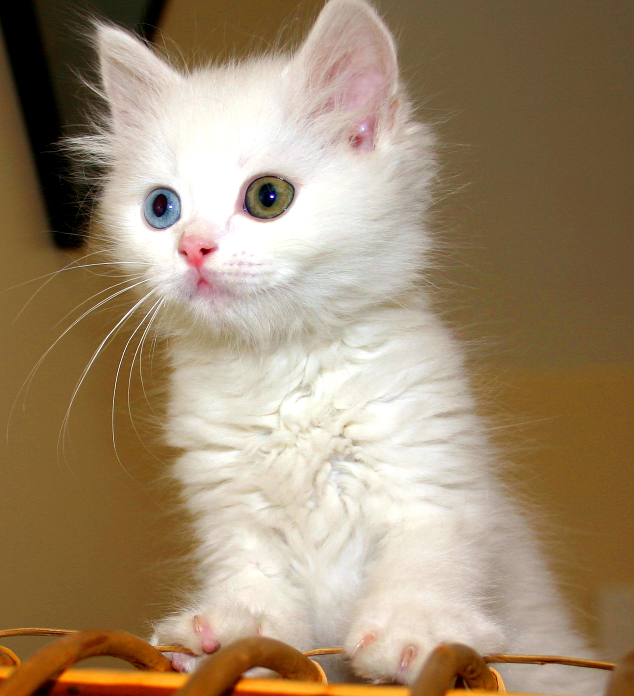
#> input picture 03_Algebra_y_metodos_numericos_con_python/Algebra_students/Turkish_Van_Cat.jpg, 1268 x 1392 px (shown at 1/2 size)
$ jupyter execute --allow-errors 001_Scientific_computing_with_Python_clean.ipynb   (shell and % lines are left out)   (older library calls are emulated)
#> lines starting #> are read from the running program, lines starting #| are printed output that depends on the picture
# Numpy
**Numpy** is the core library for scientific computing in Python. It provides a high-performance multidimensional array object, and tools for working with these arrays. If you are already familiar with MATLAB, you might find Numpy very similar.

[cell 1]
import numpy as np

## Arrays

A **numpy array** is a grid of values, all of the same type, and is indexed by a tuple of nonnegative integers. The number of dimensions is the rank of the array; the shape of an array is a tuple of integers giving the size of the array along each dimension.

We can initialize numpy arrays from nested Python lists, and access elements using square brackets:

[cell 2]
a = np.array([1, 2, 3])   # Create a rank 1 array -> CONVERTIMOS DE LISTA A ARRAY
print(type(a))            # Prints "<class 'numpy.ndarray'>" -> LA CLASE HA CAMBIADO
print(a.shape)            # Prints "(3,)" -> NOS INDICA Q ES UN VECTOR CON TRES CASILLAS/POSICIONES
print(a[0], a[1], a[2])   # Prints "1 2 3"

[cell 3]
a[0] = 5       # Change an element of the array -> PODEMOS MODIFICAR EL ARRAY
print(a)                  # Prints "[5, 2, 3]"

[cell 4]
b = np.array([[1,2,3],[4,5,6]])    # Create a rank 2 array -> ARRAY DE DIMENSION 2, OJO TODO VA DENTRO DE CORCHETES, ES UNA LISTA DE LISTA POR ESO ES DE DIMENSION 2
print(b.shape)                     # Prints "(2, 3)" -> 2 FILAS 3 COLUMNAS, SIEMPRE ESE ORDEN
print(b[0, 0], b[0, 1], b[1, 0])   # Prints "1 2 4" -> VEMOS COMO ACCEDEMOS A CADA POSICION

[cell 5]
b

Some useful functions to create arrays:

[cell 6]
a = np.zeros((2,2))   # Create an array of all zeros -> ASI PODEMOS CREAR ARRAYS INICIALIZANDO LA MATRIZ (CON CEROS)
print(a)              # Prints "[[ 0.  0.]
                      #          [ 0.  0.]]"

[cell 7]
b = np.ones((2,2))    # Create an array of all ones -> IGUAL PERO CON UNOS
print(b)              # Prints "[[ 1.  1.]
                      #          [ 1.  1.]]"

[cell 8]
cte = 3
c = np.full((2,2), cte)  # Create a constant array
print(c)                 # Prints "[[ 1.  1.]
                         #          [ 1.  1.]]"

[cell 9]
3*np.ones((2,2))

[cell 10]
d = np.eye(2)         # Create a 2x2 identity matrix -> CON EL DOS INDICAMOS LA DIMENSION DE LA MATRIZ INDENTIDAD(ES POR LA QUE SI MULTIPLICAMOS UNA MATRIZ EL RESULTADO ES LA MISMA MATRIZ)
print(d)              # Prints "[[ 1.  0.]
                      #          [ 0.  1.]]"

[cell 11]
e = np.random.random((2,2))  # Create an array filled with random values
print(e)                     # Might print anything of that shape

[cell 12]
f = np.random.randn(5)  # Difference w.r.t random.random?
print(f)                     #

[cell 13]
#LA DIFERENCIA ENTRE UNA Y OTRA ESQUE RANDOM DISTRIBUYE VALORES UNIFORMES  Y RANDN DISTRIBUYE VALORES NORMALES

#> (a cell that did not finish here is left out)

#### Exercise

Create a sample of points that follow the equation $Y = AX + B$, where A = 2.5 and B = 20.

Plot it as either a cloud of points or a line.

[cell 15]
import matplotlib.pyplot as plt

[cell 16]
A = 2.5
B = 20
x = np.array([0,1,-1,2,-2])
y = A * x + B
plt.scatter(x,y)
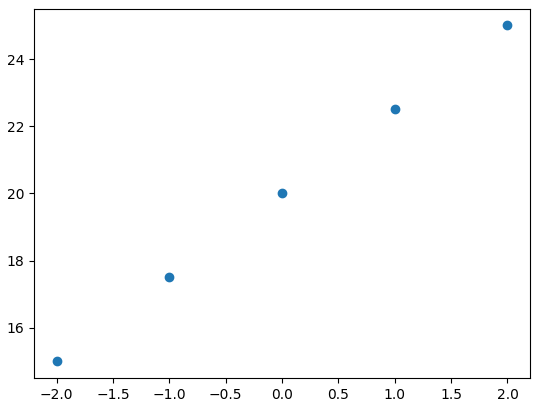
#> figure drawn by matplotlib, 1 panel

[cell 17]
plt.scatter(x,y, marker='x', color='red')
plt.grid(True) #Me añade una cuadricula en el grafico
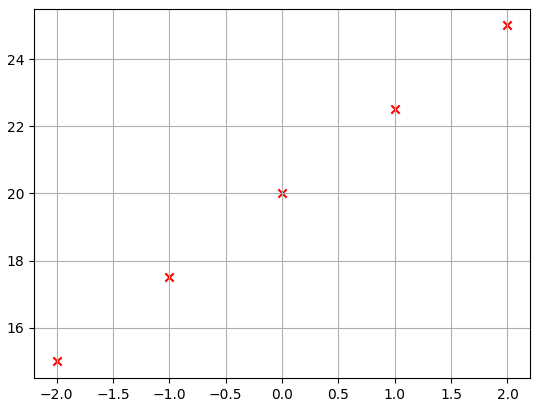
#> figure drawn by matplotlib, 1 panel

[cell 18]
plt.plot(x,y,'b-o') #ME UNE LOS PUNTOS SEGUN LOS "ENCUENTRA" -> SE NOTA MAS SI LA ECUACION NO ES UNA LINEA

### Array indexing

Numpy offers several ways to index into arrays.

Slicing: Similar to Python lists, numpy arrays can be sliced. Since arrays may be multidimensional, you must specify a slice for each dimension of the array:

[cell 19]
# Create the following rank 2 array with shape (3, 4)
# [[ 1  2  3  4]
#  [ 5  6  7  8]
#  [ 9 10 11 12]]
a = np.array([[1,2,3,4], [5,6,7,8], [9,10,11,12]])

# Use slicing to pull out the subarray consisting of the first 2 rows
# and columns 1 and 2; b is the following array of shape (2, 2):
# [[2 3]
#  [6 7]]
b = a[:2, 1:3] # FILAS DESDE LA CERO A LA DOS, Y COLUMNAS DE LA UNO A LA 3

[cell 20]
lista = [1,2,3,4]
lista[:2]

[cell 21]
lista[1:3]

[cell 22]
a

[cell 23]
b

[cell 24]
# A slice of an array is a view into the same data, so modifying it
# will modify the original array.
print(a[0, 1])   # Prints "2"

[cell 25]
b[0, 0] = 77     # b[0, 0] is the same piece of data as a[0, 1]
print(a[0, 1])   # Prints "77"

[cell 26]
# LO IMPORTANTE DE ESTO ES, COMO B DEPENDE DE A, SI MODIFICO B TAMBN MODIFICO A

You can avoid this behavior, with .copy():

[cell 27]
a = np.array([[1,2,3,4], [5,6,7,8], [9,10,11,12]])
b = a[:2, 1:3].copy()
print(a[0, 1])   # Prints "2"
b[0, 0] = 77     # b[0, 0] is not the same piece of data as a[0, 1] anymore!
print(a[0, 1])   # Prints "2"

### More about slicing

[cell 28]
# Create the following rank 2 array with shape (3, 4)
# [[ 1  2  3  4]
#  [ 5  6  7  8]
#  [ 9 10 11 12]]
a = np.array([[1,2,3,4], [5,6,7,8], [9,10,11,12]])

Two ways of accessing the data in the middle row of the array.
Mixing integer indexing with slices yields an array of lower rank,
while using only slices yields an array of the same rank as the
original array:

[cell 29]
row_r1 = a[1, :]    # Rank 1 view of the second row of a
row_r2 = a[1:2, :]  # Rank 2 view of the second row of a
print(row_r1, row_r1.shape)  # Prints "[5 6 7 8] (4,)"
print(row_r2, row_r2.shape)  # Prints "[[5 6 7 8]] (1, 4)"

[cell 30]
a[1,:]

We can make the same distinction when accessing columns of an array:

[cell 31]
col_r1 = a[:, 1]
col_r2 = a[:, 1:2]
print(col_r1, col_r1.shape)  # Prints "[ 2  6 10] (3,)"
print(col_r2, col_r2.shape)  # Prints "[[ 2]
                             #          [ 6]
                             #          [10]] (3, 1)"

### Boolean array indexing

**Boolean array indexing** lets you pick out arbitrary elements of an array. Frequently this type of indexing is used to select the elements of an array that satisfy some condition. Here is an example:

[cell 32]
a = np.array([[1,2], [3, 4], [5, 6]])

[cell 33]
a

[cell 34]
a>2

[cell 35]
# TAMBN PUEDO GUARDARLO EN UNA VARIABLE BOOLEANA

[cell 36]
bool_idx = (a > 2)   # Find the elements of a that are bigger than 2;
                     # this returns a numpy array of Booleans of the same
                     # shape as a, where each slot of bool_idx tells
                     # whether that element of a is > 2.

print(bool_idx)      # Prints "[[False False]
                     #          [ True  True]
                     #          [ True  True]]"

[cell 37]
a

We use boolean array indexing to construct a rank 1 array
consisting of the elements of a corresponding to the True values
of bool_idx

[cell 38]
print(a[bool_idx])  # Prints "[3 4 5 6]"

# We can do all of the above in a single concise statement:
print(a[a > 2])     # Prints "[3 4 5 6]"
#LA FORMA LA PERDEMOS, NOS DEVUELVE ALGO NUEVO, NO TIENE NADA QUE VER CON LA MATRIZ ANTERIOR

[cell 39]
kk = a[a > 2]
b = kk.reshape((2,2))

[cell 40]
b

### Datatypes

Every numpy array is a grid of elements of the same type. Numpy provides a large set of numeric datatypes that you can use to construct arrays. Numpy tries to guess a datatype when you create an array, but functions that construct arrays usually also include an optional argument to explicitly specify the datatype. Here is an example:

[cell 41]
x = np.array([1, 2])   # Let numpy choose the datatype
print(x.dtype)         # Prints "int64"

[cell 42]
x = np.array([1.0, 2.0])   # Let numpy choose the datatype
print(x.dtype)             # Prints "float64"

[cell 43]
x = np.array([1, 2], dtype=np.int64)   # Force a particular datatype
print(x.dtype)

[cell 44]
x = np.array([1, 2], dtype=np.complex)

[cell 45]
x

[cell 46]
x = np.array([1.0+1j, 2+1j])

[cell 47]
x

[cell 48]
np.array([1,3,2.5,1+1j]).dtype

## Array math

Basic mathematical functions operate elementwise on arrays, and are available both as operator overloads and as functions in the numpy module:

[cell 49]
x = np.array([[1,2],[3,4]], dtype=np.float64)# FORZAMOS QUE EL TIPO DE DATO DENTRO DEL ARRAY SEA FLOAT
y = np.array([[5,6],[7,8]], dtype=np.float64)

[cell 50]
x

[cell 51]
y

[cell 52]
# Elementwise sum; both produce the array
# [[ 6.0  8.0]
#  [10.0 12.0]]
print(x + y)
#print(np.add(x, y))

[cell 53]
# Elementwise difference; both produce the array
# [[-4.0 -4.0]
#  [-4.0 -4.0]]
print(x - y)
#print(np.subtract(x, y))

[cell 54]
# Elementwise product; both produce the array
# [[ 5.0 12.0]
#  [21.0 32.0]]
print(x * y)
#print(np.multiply(x, y))

[cell 55]
# Elementwise division; both produce the array
# [[ 0.2         0.33333333]
#  [ 0.42857143  0.5       ]]
print(x / y)
#print(np.divide(x, y))

[cell 56]
# Elementwise square root; produces the array
# [[ 1.          1.41421356]
#  [ 1.73205081  2.        ]]
print(np.sqrt(x))

Note that (unlike MATLAB), * is elementwise multiplication, not matrix multiplication.

We instead use the dot function to compute inner products of vectors, to multiply a vector by a matrix, and to multiply matrices. dot is available both as a function in the numpy module and as an instance method of array objects:

#> (a cell that did not finish here is left out)

[cell 58]
x = np.array([[1,2],[3,4]])
y = np.array([[5,6],[7,8]])

v = np.array([9,10])
w = np.array([11, 12])

[cell 59]
# Inner product of vectors; both produce 219
print(v.dot(w))
print(np.dot(v, w))

[cell 60]
# Matrix / vector product; both produce the rank 1 array [29 67]
print(x.dot(v))
print(np.dot(x, v))

[cell 61]
# Matrix / matrix product; both produce the rank 2 array
# [[19 22]
#  [43 50]]
print(x.dot(y))
print(np.dot(x, y))

Numpy provides many useful functions for performing computations on arrays; one of the most useful is **sum**:

[cell 62]
x = np.array([[1,2],[3,4]])

print(np.sum(x))  # Compute sum of all elements; prints "10"
print(np.sum(x, axis=0))  # Compute sum of each column; prints "[4 6]"
print(np.sum(x, axis=1))  # Compute sum of each row; prints "[3 7]"

[cell 63]
x

You can find the full list of mathematical functions provided by numpy in the [documentation](https://numpy.org/doc/stable/reference/routines.array-manipulation.html).

[cell 64]
print(x.cumsum())
print(x.cumprod())

Of course, we also have available many different mathematical functions like *cos,sin,exp,ln,log...*

#### Exercise

Represent the logistic, or sigmoid, function between -20 and 20. Remember its formula is:

$$\displaystyle S(x)={\frac {1}{1+e^{-x}}}={\frac {e^{x}}{e^{x}+1}}$$

_Hint_: you will need an X and a Y to plot against it.

_Hint_: check out the function np.exp

[cell 65]
limit1 = 20
npoints = 100
#ESTO ES IMPORTANTE POR QUE ES LA RESOLUCION -> RES = LIMIT1*2/(NPOINTS-1) -> ES LA DISTANCIA QUE HAY ENTRE CADA PUNTO DE MIS X
x = np.linspace(limit1,-limit1, npoints)
y = np.exp(x) /(np.exp(x) + 1)
plt.plot(x,y,'r-');
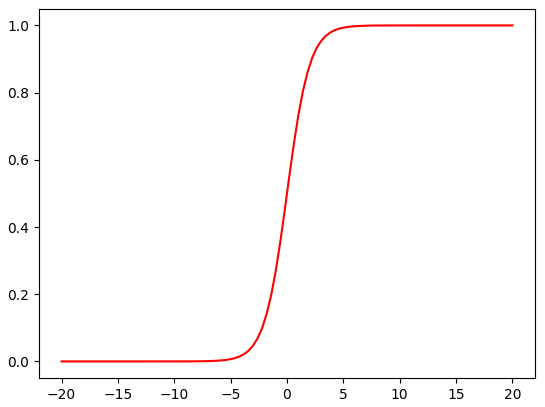
#> figure drawn by matplotlib, 1 panel

[cell 66]
#otra forma
lim_visual = 20
plt.plot(x,y,'r-');
plt.xlim([-lim_visual, lim_visual])
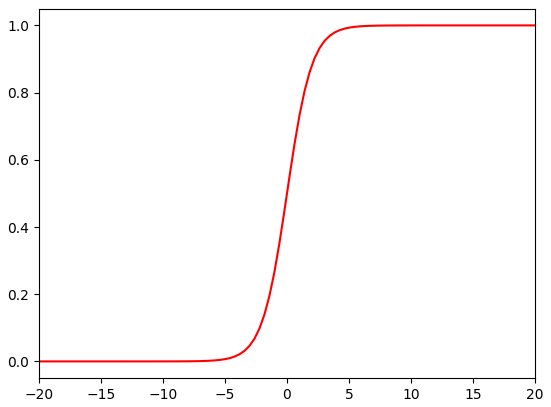
#> figure drawn by matplotlib, 1 panel

Apart from computing mathematical functions using arrays, we frequently need to reshape or otherwise manipulate data in arrays. The simplest example of this type of operation is transposing a matrix; to transpose a matrix, simply use the T attribute of an array object:

[cell 67]
x = np.array([[1,2], [3,4]])
print(x)    # Prints "[[1 2]
            #          [3 4]]"
print(x.T)  # Prints "[[1 3]
            #          [2 4]]"

[cell 68]
# Note that taking the transpose of a rank 1 array does nothing:
v = np.array([1,2,3])
print(v)    # Prints "[1 2 3]"
print(v.T)  # Prints "[1 2 3]"

[cell 69]
v = np.array([[1,2,3]])
print(v)    # Prints "[1 2 3]"
print(v.T)  # Prints "[1 2 3]"

Numpy provides many more functions for manipulating arrays; you can see the full list in the [documentation](http://docs.scipy.org/doc/numpy/reference/routines.array-manipulation.html).

### Broadcasting

Broadcasting is a powerful mechanism that allows numpy to work with arrays of different shapes when performing arithmetic operations. Frequently we have a smaller array and a larger array, and we want to use the smaller array multiple times to perform some operation on the larger array.

For example, suppose that we want to add a constant vector to each row of a matrix. We could do it like this:

[cell 70]
# We will add the vector v to each row of the matrix x,
# storing the result in the matrix y
x = np.array([[1,2,3], [4,5,6], [7,8,9], [10, 11, 12]])
v = np.array([1, 0, 1])
#y = np.empty_like(x)   # Create an empty matrix with the same shape as x
y = np.zeros_like(x)

[cell 71]
x

[cell 72]
v

[cell 73]
[0,1,2,3]

[cell 74]
y.shape

[cell 75]
# Add the vector v to each row of the matrix x with an explicit loop
for i in range(y.shape[0]):# con y.shape[0] estamos sacando el numero de filas de y
    y[i, :] = x[i, :] + v

# Now y is the following
# [[ 2  2  4]
#  [ 5  5  7]
#  [ 8  8 10]
#  [11 11 13]]
print(y)

Numpy broadcasting allows us to perform this computation without actually creating multiple copies of v. Consider this version, using broadcasting:

[cell 76]
# We will add the vector v to each row of the matrix x,
# storing the result in the matrix y
x = np.array([[1,2,3], [4,5,6], [7,8,9], [10, 11, 12]])
v = np.array([1, 0, 1])
y = x + v  # Add v to each row of x using broadcasting
print(y)  # Prints "[[ 2  2  4]
          #          [ 5  5  7]
          #          [ 8  8 10]
          #          [11 11 13]]"

The line y = x + v works even though x has shape (4, 3) and v has shape (3,) due to broadcasting; this line works as if v actually had shape (4, 3), where each row was a copy of v, and the sum was performed elementwise.

Broadcasting two arrays together follows these rules:

If the arrays do not have the same rank, prepend the shape of the lower rank array with 1s until both shapes have the same length.
The two arrays are said to be compatible in a dimension if they have the same size in the dimension, or if one of the arrays has size 1 in that dimension.
The arrays can be broadcast together if they are compatible in all dimensions.
After broadcasting, each array behaves as if it had shape equal to the elementwise maximum of shapes of the two input arrays.
In any dimension where one array had size 1 and the other array had size greater than 1, the first array behaves as if it were copied along that dimension
If this explanation does not make sense, try reading the explanation from the documentation or [this explanation](http://scipy.github.io/old-wiki/pages/EricsBroadcastingDoc).

Functions that support broadcasting are known as universal functions. You can find the list of all universal functions in the documentation.

Here are some applications of broadcasting:

[cell 77]
# Compute outer product of vectors
v = np.array([1,2,3])  # v has shape (3,)
w = np.array([4,5])    # w has shape (2,)

[cell 78]
# To compute an outer product, we first reshape v to be a column
# vector of shape (3, 1); we can then broadcast it against w to yield
# an output of shape (3, 2), which is the outer product of v and w:
# [[ 4  5]
#  [ 8 10]
#  [12 15]]
print(np.reshape(v, (3, 1)) * w)

[cell 79]
# Add a vector to each row of a matrix
x = np.array([[1,2,3], [4,5,6]])
# x has shape (2, 3) and v has shape (3,) so they broadcast to (2, 3),
# giving the following matrix:
# [[2 4 6]
#  [5 7 9]]
print(x + v)

[cell 80]
# Add a vector to each column of a matrix
# x has shape (2, 3) and w has shape (2,).
# If we transpose x then it has shape (3, 2) and can be broadcast
# against w to yield a result of shape (3, 2); transposing this result
# yields the final result of shape (2, 3) which is the matrix x with
# the vector w added to each column. Gives the following matrix:
# [[ 5  6  7]
#  [ 9 10 11]]
print((x.T + w).T)# ESTA ES LA TRASPUESTA -> FILAS POR COLUMNAS

[cell 81]
# Another solution is to reshape w to be a column vector of shape (2, 1);
# we can then broadcast it directly against x to produce the same
# output.
print(x + np.reshape(w, (2, 1)))

[cell 82]
# Multiply a matrix by a constant:
# x has shape (2, 3). Numpy treats scalars as arrays of shape ();
# these can be broadcast together to shape (2, 3), producing the
# following array:
# [[ 2  4  6]
#  [ 8 10 12]]
print(x * 2)

## Numpy Documentation
This brief overview has touched on many of the important things that you need to know about numpy, but is far from complete. Check out the numpy reference to find out much more about numpy.

# SciPy

Numpy provides a high-performance multidimensional array and basic tools to compute with and manipulate these arrays. SciPy builds on this, and provides a large number of functions that operate on numpy arrays and are useful for different types of scientific and engineering applications.

The best way to get familiar with SciPy is to browse the documentation. We will highlight some parts of SciPy that you might find useful for this class.

## Some practical DS related application: Image operations

SciPy provides some basic functions to work with images. For example, it has functions to read images from disk into numpy arrays, to write numpy arrays to disk as images, and to resize images. Here is a simple example that showcases these functions:

[cell 83]
from scipy.misc import imread, imsave, imresize #DEPRECATED

#### First, get the cat!

[cell 84]
pic_url = 'https://upload.wikimedia.org/wikipedia/commons/2/22/Turkish_Van_Cat.jpg'

[cell 85]
# Install dependencies: pip install opencv-python
from io import BytesIO
import cv2
import numpy as np

# Read an JPEG image into a numpy array
filename = "Turkish_Van_Cat.jpg"
img = cv2.imread(filename)#LEO LA IMAGEN
#> img is the input picture: shape (1392, 1268, 3); mean B, G, R 111.2, 138.9, 160.1
cv2.imwrite('cat.jpg', img)#GUARDO LA IMAGEN
print(img.dtype, img.shape)  # Prints "uint8 (400, 248, 3)" IMPRIMO LA IMAGEN
#| uint8 (1392, 1268, 3)

[cell 86]
from IPython.display import Image
Image(filename='Turkish_Van_Cat.jpg')

[cell 87]
# We can tint the image by scaling each of the color channels
# by a different scalar constant. The image has shape (400, 248, 3);
# we multiply it by the array [1, 0.95, 0.9] of shape (3,);
# numpy broadcasting means that this leaves the red channel unchanged,
# and multiplies the green and blue channels by 0.95 and 0.9
# respectively.
img_tinted = img * [1, 0.5, 1]
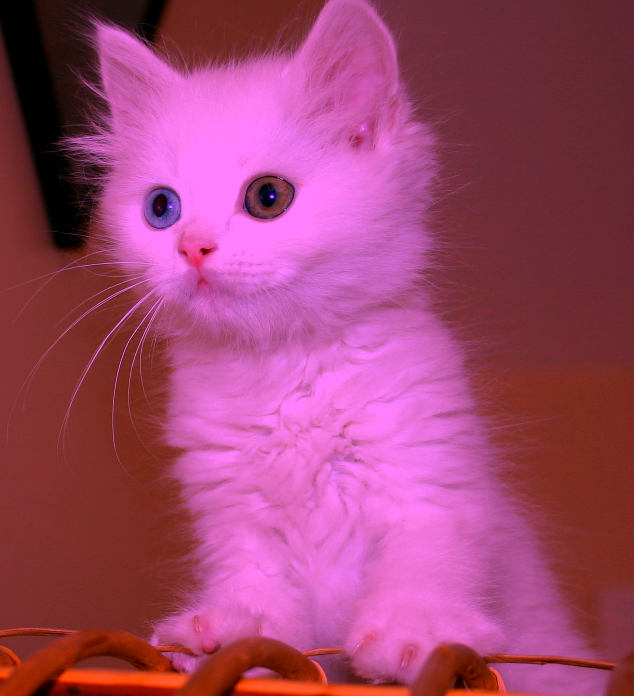
#> img_tinted: shape (1392, 1268, 3) float64 (shown at 1/2 size); mean B, G, R 111.2, 69.4, 160.1

# Resize the tinted image to be 300 by 300 pixels - Using cv2.resize
new_h, new_w = 300, 300
img_output = cv2.resize(img_tinted, dsize=(new_h, new_w), interpolation=cv2.INTER_CUBIC)
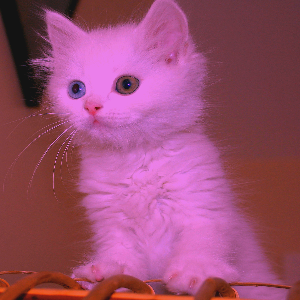
#> img_output: shape (300, 300, 3) float64; mean B, G, R 111.2, 69.5, 160.1; drawn with min black and max white

# Write the tinted image back to disk
img_output = np.uint8(img_output)
cv2.imwrite('cat_tinted.jpg', img_output)
#> Out = True
